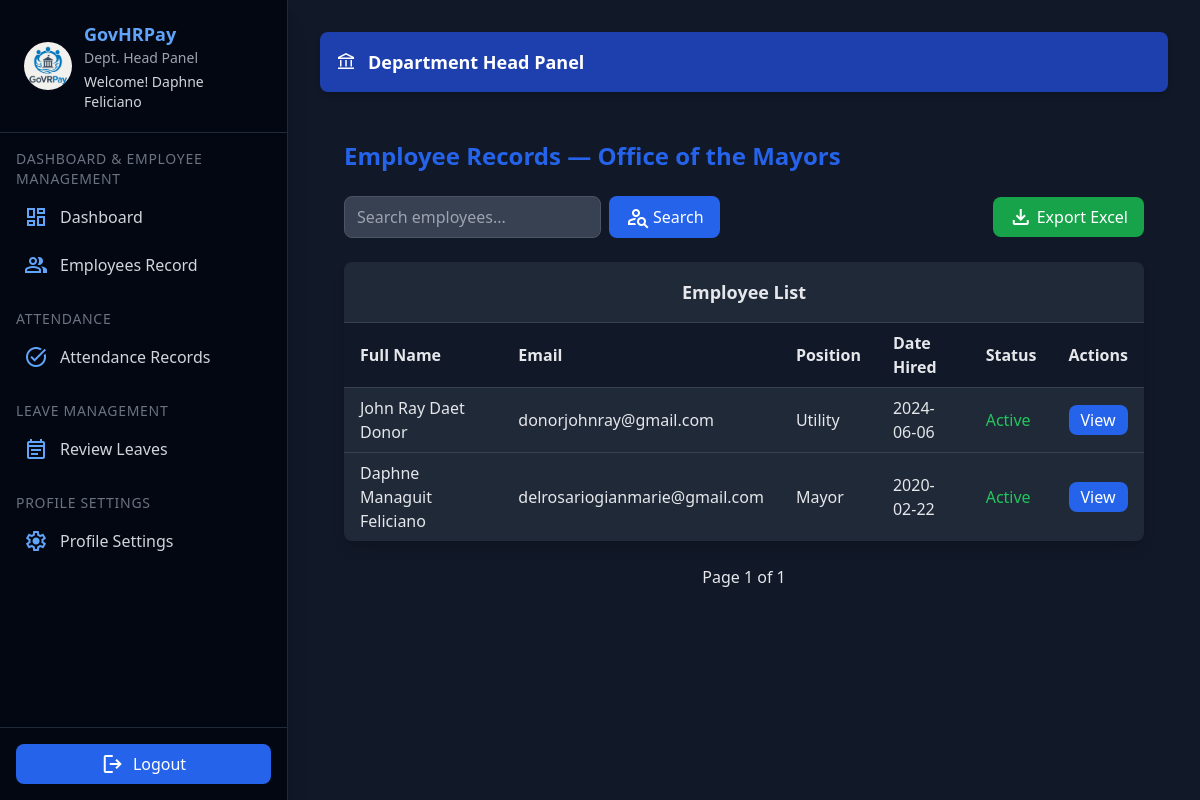
Page /hr/dept_head/employees (signed in) on the committed database.
### hr_system/hr/models/user.py (models this page shows, shortened)
class User(UserMixin, db.Model):
    id = db.Column(db.Integer, primary_key=True)
    email = db.Column(db.String(150), unique=True, nullable=False)
    password = db.Column(db.String(150), nullable=False)
    first_name = db.Column(db.String(100), nullable=False)
    last_name = db.Column(db.String(100), nullable=False)
    role = db.Column(db.String(50), nullable=False, default="employee")
    department_id = db.Column(
        db.Integer, db.ForeignKey('department.id', name='fk_user_department_id')
    )
    position = db.Column(db.String(100))
    active = db.Column(db.Boolean, default=True)
    created_at = db.Column(db.DateTime, default=datetime.utcnow)
    last_login = db.Column(db.DateTime)
    managed_department = db.relationship(
        "Department",
        back_populates="head",
        uselist=False,
        foreign_keys="[Department.head_id]"
    )
    employee_profile = db.relationship(
        "Employee",
        back_populates="user",
        uselist=False
    )
    approved_leaves = db.relationship(
        "Leave",
        back_populates="approver",
        lazy=True,
        foreign_keys="[Leave.approved_by]"
    )
    department = db.relationship(
        "Department",
        backref="users",
        foreign_keys=[department_id]
    )
    def get_full_name(self):
        return f"{self.first_name} {self.last_name}"

### hr_system/hr/models/hr_models.py (models this page shows, shortened)
class Department(db.Model):
    __tablename__ = "department"
    id = db.Column(db.Integer, primary_key=True)
    name = db.Column(db.String(100), unique=True, nullable=False)
    description = db.Column(db.Text)
    head_id = db.Column(db.Integer, db.ForeignKey("user.id", name="fk_department_head_id"))
    created_at = db.Column(db.DateTime, default=datetime.utcnow)
    head = db.relationship("User", back_populates="managed_department", foreign_keys=[head_id])
    employees = db.relationship("Employee", back_populates="department", lazy=True)
    positions = db.relationship("Position", back_populates="department", lazy=True)

class Employee(db.Model):
    __tablename__ = "employee"
    id = db.Column(db.Integer, primary_key=True)
    employee_id = db.Column(db.String(20), unique=True, nullable=False)
    user_id = db.Column(db.Integer, db.ForeignKey('user.id', name='fk_employee_user_id'), unique=True)
    department_id = db.Column(db.Integer, db.ForeignKey('department.id', name='fk_employee_department_id'))
    position_id = db.Column(db.Integer, db.ForeignKey('position.id', name='fk_employee_position_id'))
    first_name = db.Column(db.String(100), nullable=False)
    last_name = db.Column(db.String(100), nullable=False)
    middle_name = db.Column(db.String(100))
    email = db.Column(db.String(150), unique=True, nullable=False)
    phone = db.Column(db.String(20))
    barangay = db.Column(db.String(100))
    municipality = db.Column(db.String(100))
    province = db.Column(db.String(100))
    postal_code = db.Column(db.String(10))
    street_address = db.Column(db.String(255))
    salary = db.Column(db.Float)
    date_hired = db.Column(db.Date, nullable=False)
    date_of_birth = db.Column(db.Date)
    gender = db.Column(db.String(10))
    marital_status = db.Column(db.String(20))
    emergency_contact = db.Column(db.String(100))
    emergency_phone = db.Column(db.String(20))
    status = db.Column(db.String(20), default="Active")
    archived = db.Column(db.Boolean, default=False)
    archived_at = db.Column(db.DateTime)
    cs_eligibility = db.Column(db.String(50))
    created_at = db.Column(db.DateTime, default=datetime.utcnow)
    updated_at = db.Column(db.DateTime, default=datetime.utcnow, onupdate=datetime.utcnow)
    user = db.relationship("User", back_populates="employee_profile", uselist=False)
    department = db.relationship("Department", back_populates="employees", foreign_keys=[department_id])
    position = db.relationship("Position", back_populates="employees", foreign_keys=[position_id])
    attendances = db.relationship("Attendance", back_populates="employee", lazy=True)
    leaves = db.relationship("Leave", back_populates="employee", lazy=True)
    leave_credits = db.relationship("LeaveCredit", back_populates="employee", lazy=True)
    payrolls = db.relationship("Payroll", back_populates="employee", lazy=True)
    payslips = db.relationship("Payslip", back_populates="employee", lazy=True)
    employee_deductions = db.relationship("EmployeeDeduction", back_populates="employee", lazy=True, cascade="all, delete-orphan")
    employee_allowances = db.relationship("EmployeeAllowance", back_populates="employee", lazy=True, cascade="all, delete-orphan")
    employment_type_id = db.Column(db.Integer, db.ForeignKey("employment_type.id", name="fk_employee_employment_type_id"))
    employment_type = db.relationship("EmploymentType", back_populates="employees", foreign_keys=[employment_type_id])
    deductions = db.relationship(
        "Deduction",
        secondary="employee_deductions",
        viewonly=True,
        lazy="joined"
    )
    allowances = db.relationship(
        "Allowance",
        secondary="employee_allowances",
        viewonly=True,
        lazy="joined"
    )
    def get_full_name(self):
        return f"{self.first_name} {self.middle_name or ''} {self.last_name}".strip()

class Position(db.Model):
    __tablename__ = "position"
    id = db.Column(db.Integer, primary_key=True)
    name = db.Column(db.String(100), unique=True, nullable=False)
    description = db.Column(db.Text)
    department_id = db.Column(db.Integer, db.ForeignKey("department.id", name="fk_position_department_id"))
    department = db.relationship("Department", back_populates="positions", foreign_keys=[department_id])
    employees = db.relationship("Employee", back_populates="position", lazy=True)

### hr_system/hr/routes/dept_head_routes.py (the view)
@dept_head_bp.route('/employees')
@login_required
@dept_head_required
def employees():
    page = request.args.get('page', 1, type=int)
    search = request.args.get('search', '')
    department = current_user.department
    query = Employee.query.filter_by(
        department=department,
        status="Active"
    )
    if search:
        query = query.filter(
            (Employee.first_name.contains(search)) |
            (Employee.last_name.contains(search)) |
            (Employee.employee_id.contains(search))
        )
    query = query.order_by(Employee.last_name.asc(), Employee.first_name.asc())
    employees = query.paginate(page=page, per_page=10, error_out=False)
    return render_template(
        'hr/head/head_employee.html',
        employees=employees,
        search=search,
        department=department
    )

### hr_system/hr/__init__.py (called while the page is built)
@login_manager.user_loader
def load_user(user_id):
    return User.query.get(int(user_id))

### hr_system/hr/utils.py (called while the page is built)
def dept_head_required(f):
    @wraps(f)
    def decorated_function(*args, **kwargs):
        if not current_user.is_authenticated or current_user.role not in ['hr_admin', 'officer', 'leave_officer', 'dept_head']:
            return jsonify({'error': 'Department Head access required'}), 403
        return f(*args, **kwargs)
    return decorated_function

### templates/hr/head/head_employee.html (shortened to what this page needs)
{% extends 'hr/head/head_base.html' %}
{% block content %}
<main class="p-6 space-y-6">
  <header class="mb-4">
    <h1 class="text-2xl font-bold text-blue-600">
      Employee Records — {{ department.name if department else "Unassigned Department" }}
    </h1>
  </header>
  <div class="flex flex-col sm:flex-row sm:items-center sm:justify-between gap-4 mb-6">
    <form method="get" action="{{ url_for('dept_head.employees') }}" class="flex gap-2 w-full sm:w-auto">
      <input type="text" name="search" value="{{ search }}" placeholder="Search employees..."
             class="px-3 py-2 rounded-lg border border-gray-600 bg-gray-700 text-gray-200 placeholder-gray-400 focus:outline-none focus:ring-2 focus:ring-blue-500 flex-1" />
      <button type="submit"
              class="px-4 py-2 bg-blue-600 text-white rounded-lg hover:bg-blue-700 flex items-center gap-1">
        <span class="material-symbols-outlined">person_search</span> Search
      </button>
    </form>
    <a href="{{ url_for('dept_head.export_employees') }}"
       class="px-4 py-2 bg-green-600 text-white rounded-lg hover:bg-green-700 flex items-center gap-1">
       <span class="material-symbols-outlined">download</span> Export Excel
    </a>
  </div>
  <div class="overflow-x-auto bg-gray-800 rounded-lg shadow-lg">
    <table class="min-w-full text-left text-gray-200 divide-y divide-gray-700">
      <caption class="text-lg font-semibold p-4">Employee List</caption>
      <thead class="bg-gray-900">
        <tr>
          <th class="px-4 py-2">Full Name</th>
          <th class="px-4 py-2">Email</th>
          <th class="px-4 py-2">Position</th>
          <th class="px-4 py-2">Date Hired</th>
          <th class="px-4 py-2">Status</th>
          <th class="px-4 py-2">Actions</th>
        </tr>
      </thead>
      <tbody class="divide-y divide-gray-700">
        {% for employee in employees %}
        <tr class="hover:bg-gray-700">
          <td class="px-4 py-2">{{ employee.get_full_name() }}</td>
          <td class="px-4 py-2">{{ employee.email }}</td>
          <td class="px-4 py-2">{{ employee.position.name if employee.position else '-' }}</td>
          <td class="px-4 py-2">{{ employee.date_hired.strftime('%Y-%m-%d') if employee.date_hired else '-' }}</td>
          <td class="px-4 py-2">
            <span class="{{ 'text-green-500' if employee.status == 'Active' else 'text-red-500' }}">
              {{ employee.status}}
            </span>
          </td>
          <td class="px-4 py-2">
            <a href="{{ url_for('dept_head.edit_employee', employee_id=employee.id) }}"
               class="px-3 py-1 bg-blue-600 text-white rounded-lg hover:bg-blue-700">View</a>
          </td>
        </tr>
        {% else %}
        <tr>
          <td colspan="7" class="px-4 py-4 text-center text-gray-400">No employees found.</td>
        </tr>
        {% endfor %}
      </tbody>
    </table>
  </div>
  <div class="flex justify-between items-center mt-4 text-gray-200">
    <span>Page {{ employees.page }} of {{ employees.pages }}</span>
  </div>
</main>
{% endblock %}

### templates/hr/head/head_base.html (shortened to what this page needs)
<!DOCTYPE html>
<html lang="en">
  <head>
    <script src="https://cdn.tailwindcss.com"></script>
  </head>
  <body class="bg-gray-900 text-gray-100 flex flex-col md:flex-row min-h-screen">
    <aside
      id="sidebar"
      class="bg-gray-950 text-white w-64 sm:w-72 flex-shrink-0 fixed md:static inset-y-0 left-0 transform -translate-x-full md:translate-x-0 transition-transform duration-300 z-30 flex flex-col justify-between border-r border-gray-800 shadow-xl"
    >
      <div class="overflow-y-auto flex-grow">
        <div class="flex items-center gap-3 px-6 py-5 border-b border-gray-800 sticky top-0 bg-gray-950 z-10">
          <img
            src="{{ url_for('dept_head.static', filename='img/logo2.avif') }}"
            class="w-12 h-12 rounded-full object-cover"
          />
          <div>
            <h2 class="text-lg font-semibold text-blue-400">GovHRPay</h2>
            <p class="text-sm text-gray-400">Dept. Head Panel</p>
            <p class="text-sm text-gray-300 mt-1">
              Welcome! <span class="font-medium">{{ current_user.get_full_name() }}</span>
            </p>
          </div>
        </div>
        <nav class="mt-4 px-4 text-gray-300">
          <div class="mb-6">
            <h3 class="text-sm uppercase tracking-wider text-gray-500 mb-2">Dashboard & Employee Management</h3>
            <ul class="space-y-2">
              <li>
                <a href="{{ url_for('dept_head.dashboard') }}" class="flex items-center gap-3 p-2 rounded-lg hover:bg-blue-700/40 transition">
                  <span class="material-symbols-outlined text-blue-400">dashboard</span>
                  Dashboard
                </a>
              </li>
              <li>
                <a href="{{ url_for('dept_head.employees') }}" class="flex items-center gap-3 p-2 rounded-lg hover:bg-blue-700/40 transition">
                  <span class="material-symbols-outlined text-blue-400">group</span>
                  Employees Record
                </a>
              </li>
            </ul>
          </div>
          <div class="mb-6">
            <h3 class="text-sm uppercase tracking-wider text-gray-500 mb-2">Attendance</h3>
            <ul class="space-y-2">
              <li>
                <a href="{{ url_for('dept_head.attendance') }}" class="flex items-center gap-3 p-2 rounded-lg hover:bg-blue-700/40 transition">
                  <span class="material-symbols-outlined text-blue-400">task_alt</span>
                  Attendance Records
                </a>
              </li>
            </ul>
          </div>
          <div class="mb-6">
            <h3 class="text-sm uppercase tracking-wider text-gray-500 mb-2">Leave Management</h3>
            <ul class="space-y-2">
              <li>
                <a href="{{ url_for('dept_head.leaves') }}" class="flex items-center gap-3 p-2 rounded-lg hover:bg-blue-700/40 transition">
                  <span class="material-symbols-outlined text-blue-400">event_note</span>
                  Review Leaves
                </a>
              </li>
            </ul>
          </div>
          <div class="mb-6">
            <h3 class="text-sm uppercase tracking-wider text-gray-500 mb-2">Profile Settings</h3>
            <ul class="space-y-2">
              <li>
                <a href="{{ url_for('dept_head.edit_password') }}" class="flex items-center gap-3 p-2 rounded-lg hover:bg-blue-700/40 transition">
                  <span class="material-symbols-outlined text-blue-400">settings</span>
                  Profile Settings
                </a>
              </li>
            </ul>
          </div>
        </nav>
      </div>
      <div class="p-4 border-t border-gray-800">
        <button id="logoutBtn" class="flex items-center gap-2 w-full justify-center py-2 rounded-lg bg-blue-600 hover:bg-blue-700 transition">
          <span class="material-symbols-outlined">logout</span> Logout
        </button>
      </div>
    </aside>
    <main class="flex-1 p-4 sm:p-6 md:p-8 overflow-y-auto bg-gray-900">
      <div class="bg-blue-800 text-white rounded-lg p-4 mb-6 flex flex-wrap gap-3 items-center justify-between shadow-md sticky top-0 z-10 hidden md:flex">
        <div class="flex items-center gap-3">
          <span class="material-symbols-outlined text-xl">account_balance</span>
          <h1 class="text-lg font-semibold">Department Head Panel</h1>
        </div>
      </div>
      {% block content %}{% endblock %}
    </main>
  </body>
</html>

### rows in the picture
User: get_full_name "Daphne Feliciano"
Department: name "Office of the Mayors"
Employee: get_full_name "John Ray Daet Donor", email "donorjohnray@gmail.com", position "Utility", date_hired "2024-06-06", status "Active"
Employee: get_full_name "Daphne Managuit Feliciano", email "delrosariogianmarie@gmail.com", position "Mayor", date_hired "2020-02-22", status "Active"

### other values in the picture
{{ employees.page }} "1"
{{ employees.pages }} "1"
